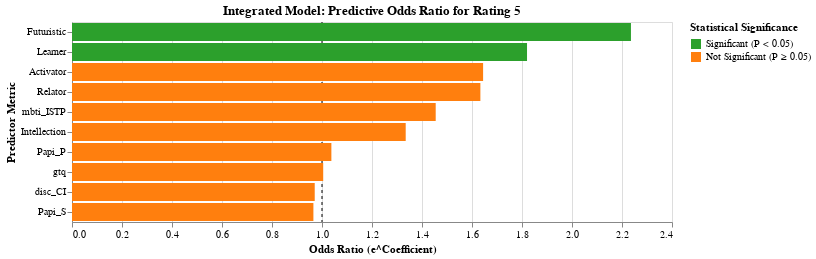

Write notebook code for a chart like this one.
### Code cell
# --- Visualization (Odds Ratio Ranking) ---

# Set a baseline for the Y-axis (OR = 1.0)
base = alt.Chart(df_final_ranking).encode(
    y=alt.Y('Metric', sort=alt.EncodingSortField(field='Odds_Ratio', op='mean', order='descending'), title='Predictor Metric'),
    tooltip=['Metric', alt.Tooltip('Odds_Ratio', format='.3f'), alt.Tooltip('P_Value', format='.4f'), 'Significant']
).properties(
    title='Integrated Model: Predictive Odds Ratio for Rating 5'
).interactive()

# Bar Chart for Magnitude (Odds Ratio)
bars = base.mark_bar().encode(
    x=alt.X('Odds_Ratio', title='Odds Ratio (e^Coefficient)'),
    color=alt.Color('Significance_Color', 
                    scale=alt.Scale(domain=['Significant (P < 0.05)', 'Not Significant (P ≥ 0.05)'], 
                                    range=['#2ca02c', '#ff7f0e']), 
                    title='Statistical Significance')
)

# Reference Line at OR = 1.0
reference_line = alt.Chart(pd.DataFrame({'OR_1': [1]})).mark_rule(color='black', strokeDash=[3, 3]).encode(
    x='OR_1:Q'
)

# Combine the bars and the reference line
chart_odds_ratio = (reference_line + bars).properties(width=600)

chart_odds_ratio

### Figure 1 — Vega-Lite specification as saved in the notebook (floating-point values rounded to 4 significant figures)
{"config": {"view": {"continuousWidth": 300, "continuousHeight": 300}}, "layer": [{"data": {"name": "data-361ea6f3ceae4bc75d7d8c51b7055154"}, "mark": {"type": "rule", "color": "black", "strokeDash": [3, 3]}, "encoding": {"x": {"field": "OR_1", "type": "quantitative"}}}, {"data": {"name": "data-ea2f20254ccdb320a604aa3a3144fb8c"}, "mark": {"type": "bar"}, "encoding": {"color": {"field": "Significance_Color", "scale": {"domain": ["Significant (P < 0.05)", "Not Significant (P ≥ 0.05)"], "range": ["#2ca02c", "#ff7f0e"]}, "title": "Statistical Significance", "type": "nominal"}, "tooltip": [{"field": "Metric", "type": "nominal"}, {"field": "Odds_Ratio", "format": ".3f", "type": "quantitative"}, {"field": "P_Value", "format": ".4f", "type": "quantitative"}, {"field": "Significant", "type": "nominal"}], "x": {"field": "Odds_Ratio", "title": "Odds Ratio (e^Coefficient)", "type": "quantitative"}, "y": {"field": "Metric", "sort": {"field": "Odds_Ratio", "op": "mean", "order": "descending"}, "title": "Predictor Metric", "type": "nominal"}}, "name": "view_4", "title": "Integrated Model: Predictive Odds Ratio for Rating 5"}], "params": [{"name": "param_4", "select": {"type": "interval", "encodings": ["x", "y"]}, "bind": "scales", "views": ["view_4"]}], "width": 600, "$schema": "https://vega.github.io/schema/vega-lite/v5.20.1.json", "datasets": {"data-361ea6f3ceae4bc75d7d8c51b7055154": [{"OR_1": 1}], "data-ea2f20254ccdb320a604aa3a3144fb8c": [{"Metric": "Futuristic", "Odds_Ratio": 2.236, "P_Value": 0.005, "Significant": "✅", "Significance_Color": "Significant (P < 0.05)"}, {"Metric": "Learner", "Odds_Ratio": 1.82, "P_Value": 0.0405, "Significant": "✅", "Significance_Color": "Significant (P < 0.05)"}, {"Metric": "Activator", "Odds_Ratio": 1.644, "P_Value": 0.1226, "Significant": "❌", "Significance_Color": "Not Significant (P ≥ 0.05)"}, {"Metric": "Relator", "Odds_Ratio": 1.633, "P_Value": 0.1139, "Significant": "❌", "Significance_Color": "Not Significant (P ≥ 0.05)"}, {"Metric": "mbti_ISTP", "Odds_Ratio": 1.455, "P_Value": 0.225, "Significant": "❌", "Significance_Color": "Not Significant (P ≥ 0.05)"}, {"Metric": "Intellection", "Odds_Ratio": 1.335, "P_Value": 0.364, "Significant": "❌", "Significance_Color": "Not Significant (P ≥ 0.05)"}, {"Metric": "Papi_P", "Odds_Ratio": 1.038, "P_Value": 0.2023, "Significant": "❌", "Significance_Color": "Not Significant (P ≥ 0.05)"}, {"Metric": "gtq", "Odds_Ratio": 1.005, "P_Value": 0.5029, "Significant": "❌", "Significance_Color": "Not Significant (P ≥ 0.05)"}, {"Metric": "disc_CI", "Odds_Ratio": 0.9709, "P_Value": 0.9197, "Significant": "❌", "Significance_Color": "Not Significant (P ≥ 0.05)"}, {"Metric": "Papi_S", "Odds_Ratio": 0.9656, "P_Value": 0.2183, "Significant": "❌", "Significance_Color": "Not Significant (P ≥ 0.05)"}]}}
